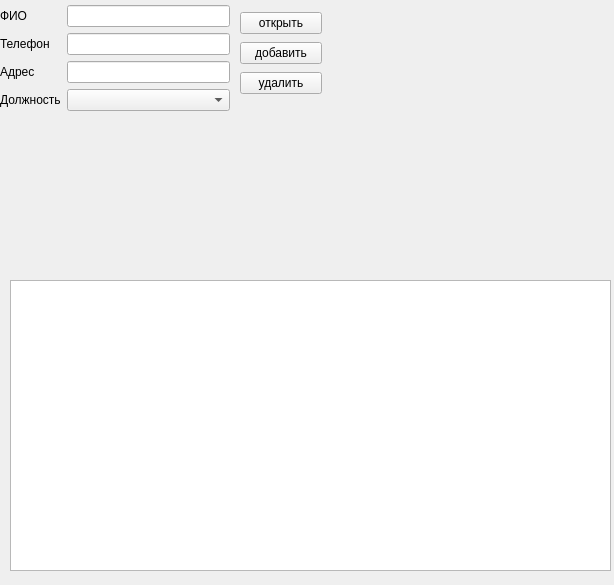
<?xml version="1.0" encoding="UTF-8"?>
<ui version="4.0">
 <class>Form</class>
 <widget class="QWidget" name="Form">
  <property name="geometry">
   <rect>
    <x>0</x>
    <y>0</y>
    <width>614</width>
    <height>585</height>
   </rect>
  </property>
  <property name="windowTitle">
   <string>Form</string>
  </property>
  <widget class="QTableWidget" name="tableWidget">
   <property name="geometry">
    <rect>
     <x>10</x>
     <y>280</y>
     <width>601</width>
     <height>291</height>
    </rect>
   </property>
  </widget>
  <widget class="QWidget" name="layoutWidget">
   <property name="geometry">
    <rect>
     <x>0</x>
     <y>5</y>
     <width>230</width>
     <height>241</height>
    </rect>
   </property>
   <layout class="QFormLayout" name="formLayout">
    <item row="0" column="0">
     <widget class="QLabel" name="label">
      <property name="text">
       <string>ФИО</string>
      </property>
     </widget>
    </item>
    <item row="0" column="1">
     <widget class="QLineEdit" name="lineEdit"/>
    </item>
    <item row="1" column="0">
     <widget class="QLabel" name="label_5">
      <property name="text">
       <string>Телефон</string>
      </property>
     </widget>
    </item>
    <item row="1" column="1">
     <widget class="QLineEdit" name="lineEdit_3"/>
    </item>
    <item row="2" column="0">
     <widget class="QLabel" name="label_4">
      <property name="text">
       <string>Адрес</string>
      </property>
     </widget>
    </item>
    <item row="2" column="1">
     <widget class="QLineEdit" name="lineEdit_2"/>
    </item>
    <item row="3" column="0">
     <widget class="QLabel" name="label_7">
      <property name="text">
       <string>Должность</string>
      </property>
     </widget>
    </item>
    <item row="3" column="1">
     <widget class="QComboBox" name="comboBox"/>
    </item>
   </layout>
  </widget>
  <widget class="QWidget" name="layoutWidget">
   <property name="geometry">
    <rect>
     <x>240</x>
     <y>10</y>
     <width>82</width>
     <height>89</height>
    </rect>
   </property>
   <layout class="QVBoxLayout" name="verticalLayout">
    <item>
     <widget class="QPushButton" name="pushButton">
      <property name="text">
       <string>открыть</string>
      </property>
     </widget>
    </item>
    <item>
     <widget class="QPushButton" name="pushButton_2">
      <property name="text">
       <string>добавить</string>
      </property>
     </widget>
    </item>
    <item>
     <widget class="QPushButton" name="pushButton_3">
      <property name="text">
       <string>удалить</string>
      </property>
     </widget>
    </item>
   </layout>
  </widget>
 </widget>
 <resources/>
 <connections/>
</ui>
